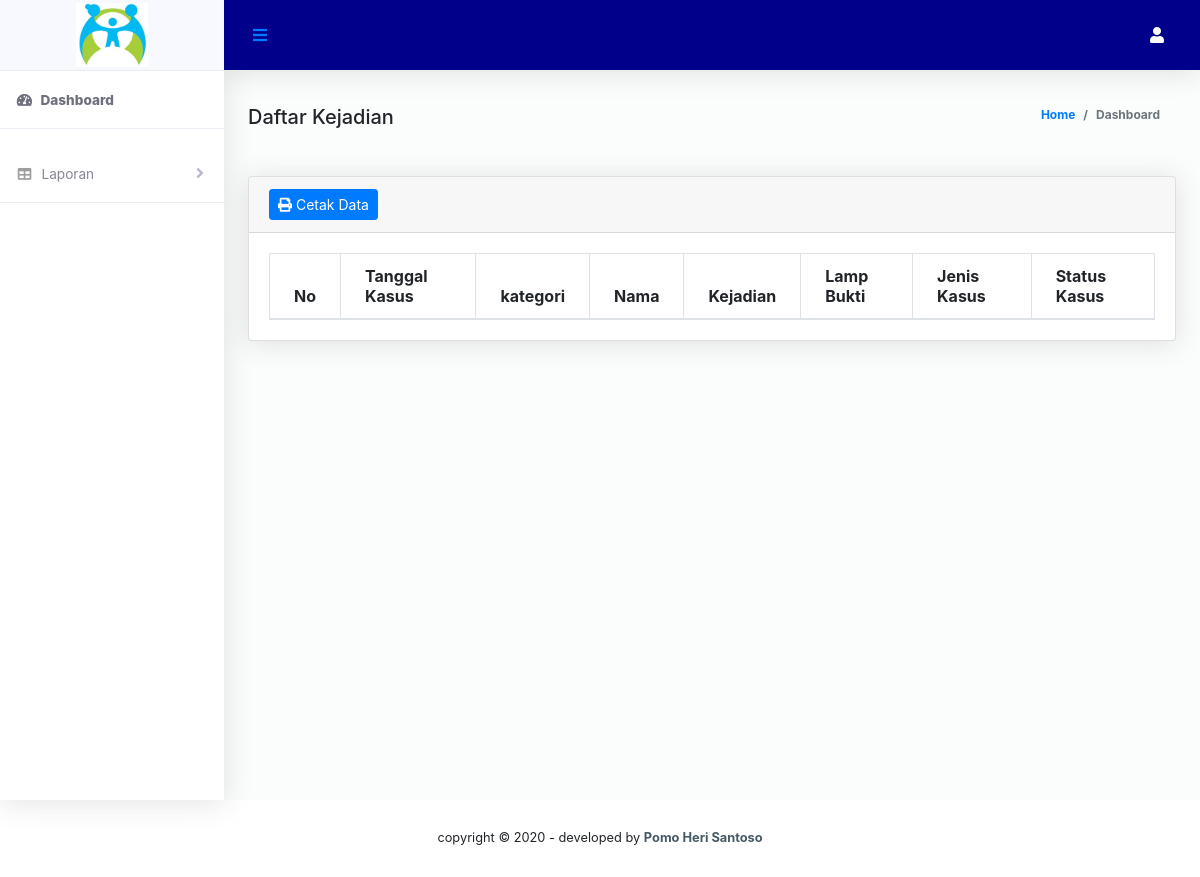
Before: /bagian/dinsos/daftarkejadian.php with the older database file.
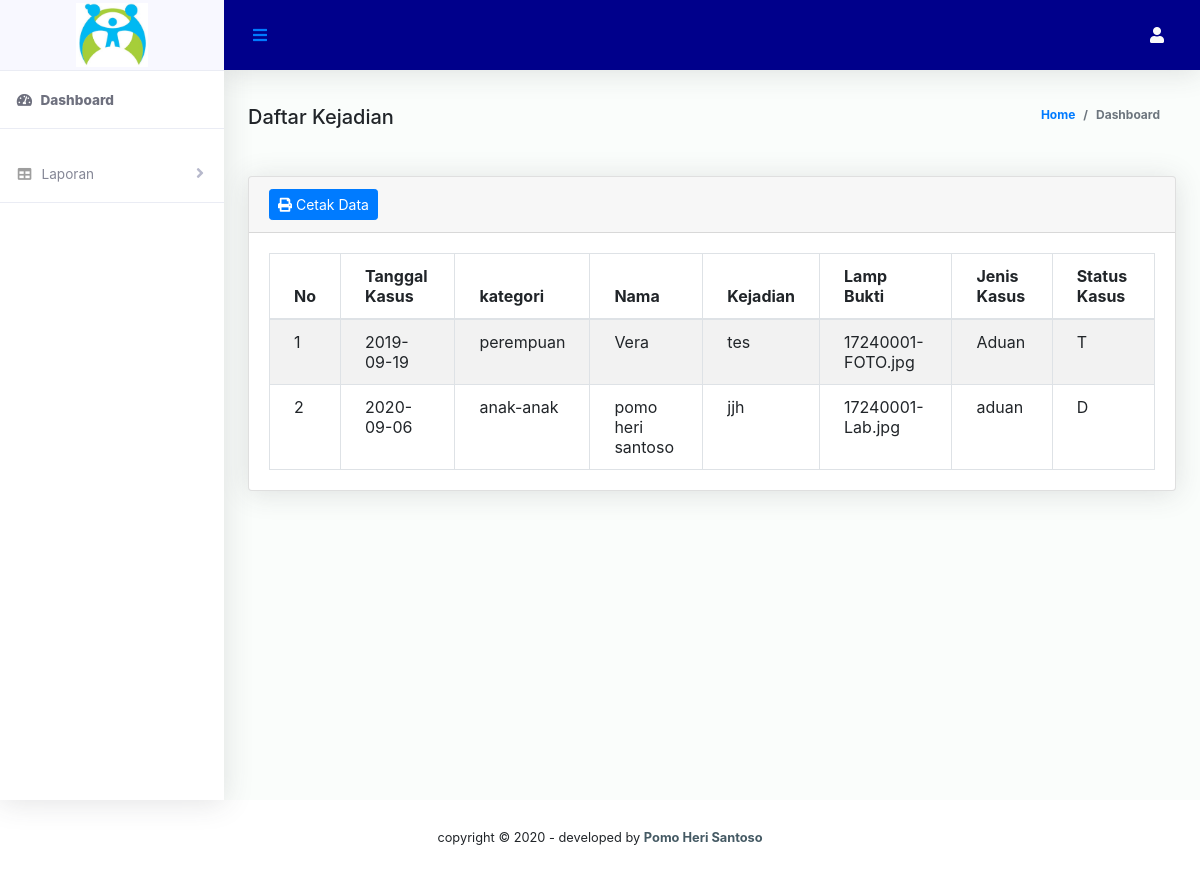
After: the same page with the newer database file.
### tables this page shows
CREATE TABLE `datkas` (
  `idkasus` char(10) NOT NULL,
  `kategori` varchar(10) NOT NULL,
  `nik` char(20) NOT NULL,
  `tglkas` date NOT NULL,
  `kejadian` varchar(50) NOT NULL,
  `lambuk` varchar(50) NOT NULL,
  `idpeng` char(5) NOT NULL,
  `jenkas` varchar(10) NOT NULL,
  `statkas` char(1) NOT NULL
);

CREATE TABLE `datwg` (
  `nik` char(20) NOT NULL,
  `nama` varchar(50) NOT NULL,
  `kelamin` varchar(12) NOT NULL,
  `tglh` date NOT NULL,
  `pendd` varchar(5) NOT NULL,
  `alamat` varchar(50) NOT NULL,
  `idrt` char(5) NOT NULL,
  `stkeb` varchar(10) NOT NULL
);

### bagian/dinsos/daftarkejadian.php (the view, shortened to what this page needs)
<!DOCTYPE html>
<html lang="en">
<head>
    <?php include('../komponen/css.php');?>
</head>
<body id="page-top">
  <div id="wrapper">
     <?php include('../komponen/sidebardinsos.php');?>
        <div id="content-wrapper" class="d-flex flex-column">
            <div id="content">
                <?php include('../komponen/header.php');?>
                <div class="container-fluid" id="container-wrapper">
                  <div class="d-sm-flex align-items-center justify-content-between mb-4">
                    <strong class="h5 card-title">Daftar Kejadian</strong>
                    <ol class="breadcrumb">
                      <li class="breadcrumb-item"><a href="./">Home</a></li>
                      <li class="breadcrumb-item active" aria-current="page">Dashboard</li>
                    </ol>
                  </div>
            <section>
                 <div class="content mt-3">
                     <div class="animated fadeIn">
                         <div class="row">
                            <div class="col-md-12">
                                 <div class="card">
                                     <div class="card-header">
                                         <a href="cetakkaryawan.php" target="_blank" class="btn btn-primary btn-sm" ><i class="fa fa-print"></i> Cetak Data</a>
                                         </div>
                                            <div class="card-body">
                                            <table width="100%"  class="table table-striped table-bordered table-hover data" id="dataTables">
                                                <?php
                                                $result = mysql_query("SELECT * FROM datkas JOIN datwg ON datwg.nik=datkas.nik");
                                                ?>
                                                <thead>
                                                    <tr>
                                                        <th>No</th>
                                                        <th>Tanggal Kasus</th>
                                                        <th>kategori</th>
                                                        <th>Nama</th>
                                                        <th>Kejadian</th>
                                                        <th>Lamp Bukti</th>
                                                        <th>Jenis Kasus</th>
                                                        <th>Status Kasus</th>
                                                    </tr>
                                                </thead>
                                                <tbody>
                                                <?php
                                                $no = 1;
                                                while($user_data = mysql_fetch_array($result)){
                                                  echo "
                                                  <tr>
                                                    <td>".$no++."</td>
                                                    <td>".$user_data['tglkas']."</td>
                                                    <td>".$user_data['kategori']."</td>
                                                    <td>".$user_data['nama']."</td>
                                                    <td>".$user_data['kejadian']."</td>
                                                    <td>".$user_data['lambuk']."</td>
                                                    <td>".$user_data['jenkas']."</td>
                                                    <td>".$user_data['statkas']."</td>
                                                  ";
                                               ?>
                                                </tr>
                                                 <?php }?>
                                                </tbody>
                                            </table>
                                          </div>
                                        </div>
                                    </div>
                                </div>
                            </div>
                        </div>
                      </section>
                    </div>
                  </div>
                </div>
              </div>
         <?php include('../komponen/footer.php');?>
</body>
</html>

Changed rows visible on the page:
added datkas: tglkas "2019-09-19", kategori "perempuan", datwg.nama "Vera", kejadian "tes", lambuk "17240001-FOTO.jpg", jenkas "Aduan", statkas "T"
added datkas: tglkas "2020-09-06", kategori "anak-anak", datwg.nama "pomo heri santoso", kejadian "jjh", lambuk "17240001- Lab.jpg", jenkas "aduan", statkas "D"
